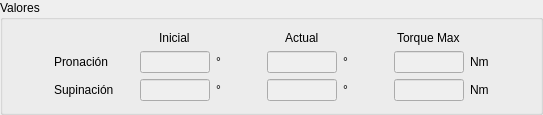
                       <widget class="QGroupBox" name="groupBox_17">
                        <property name="title">
                         <string>Valores</string>
                        </property>
                        <layout class="QGridLayout" name="gridLayout_26">
                         <item row="1" column="7" alignment="Qt::AlignHCenter">
                          <widget class="QLabel" name="label_44">
                           <property name="enabled">
                            <bool>true</bool>
                           </property>
                           <property name="text">
                            <string>Actual</string>
                           </property>
                          </widget>
                         </item>
                         <item row="3" column="10" alignment="Qt::AlignHCenter">
                          <widget class="QLineEdit" name="lineEdit_22">
                           <property name="enabled">
                            <bool>false</bool>
                           </property>
                           <property name="sizePolicy">
                            <sizepolicy hsizetype="Fixed" vsizetype="Fixed">
                             <horstretch>0</horstretch>
                             <verstretch>0</verstretch>
                            </sizepolicy>
                           </property>
                           <property name="maximumSize">
                            <size>
                             <width>70</width>
                             <height>16777215</height>
                            </size>
                           </property>
                           <property name="text">
                            <string/>
                           </property>
                           <property name="alignment">
                            <set>Qt::AlignCenter</set>
                           </property>
                          </widget>
                         </item>
                         <item row="3" column="11">
                          <widget class="QLabel" name="label_45">
                           <property name="text">
                            <string>Nm</string>
                           </property>
                          </widget>
                         </item>
                         <item row="1" column="3" alignment="Qt::AlignHCenter">
                          <widget class="QLabel" name="label_46">
                           <property name="enabled">
                            <bool>true</bool>
                           </property>
                           <property name="text">
                            <string>Inicial</string>
                           </property>
                          </widget>
                         </item>
                         <item row="2" column="7" alignment="Qt::AlignHCenter">
                          <widget class="QLineEdit" name="lineEdit_23">
                           <property name="enabled">
                            <bool>false</bool>
                           </property>
                           <property name="sizePolicy">
                            <sizepolicy hsizetype="Fixed" vsizetype="Fixed">
                             <horstretch>0</horstretch>
                             <verstretch>0</verstretch>
                            </sizepolicy>
                           </property>
                           <property name="maximumSize">
                            <size>
                             <width>70</width>
                             <height>16777215</height>
                            </size>
                           </property>
                           <property name="text">
                            <string/>
                           </property>
                           <property name="alignment">
                            <set>Qt::AlignCenter</set>
                           </property>
                          </widget>
                         </item>
                         <item row="2" column="8">
                          <widget class="QLabel" name="label_47">
                           <property name="text">
                            <string>°</string>
                           </property>
                          </widget>
                         </item>
                         <item row="3" column="4">
                          <widget class="QLabel" name="label_48">
                           <property name="text">
                            <string>°</string>
                           </property>
                          </widget>
                         </item>
                         <item row="2" column="10" alignment="Qt::AlignHCenter">
                          <widget class="QLineEdit" name="lineEdit_24">
                           <property name="enabled">
                            <bool>false</bool>
                           </property>
                           <property name="sizePolicy">
                            <sizepolicy hsizetype="Fixed" vsizetype="Fixed">
                             <horstretch>0</horstretch>
                             <verstretch>0</verstretch>
                            </sizepolicy>
                           </property>
                           <property name="maximumSize">
                            <size>
                             <width>70</width>
                             <height>16777215</height>
                            </size>
                           </property>
                           <property name="text">
                            <string/>
                           </property>
                           <property name="alignment">
                            <set>Qt::AlignCenter</set>
                           </property>
                          </widget>
                         </item>
                         <item row="2" column="2">
                          <spacer name="horizontalSpacer_17">
                           <property name="orientation">
                            <enum>Qt::Horizontal</enum>
                           </property>
                           <property name="sizeType">
                            <enum>QSizePolicy::Fixed</enum>
                           </property>
                           <property name="sizeHint" stdset="0">
                            <size>
                             <width>20</width>
                             <height>20</height>
                            </size>
                           </property>
                          </spacer>
                         </item>
                         <item row="2" column="1">
                          <widget class="QLabel" name="label_49">
                           <property name="text">
                            <string>Pronación</string>
                           </property>
                          </widget>
                         </item>
                         <item row="2" column="4">
                          <widget class="QLabel" name="label_50">
                           <property name="text">
                            <string>°</string>
                           </property>
                          </widget>
                         </item>
                         <item row="3" column="1">
                          <widget class="QLabel" name="label_51">
                           <property name="text">
                            <string>Supinación</string>
                           </property>
                          </widget>
                         </item>
                         <item row="3" column="3" alignment="Qt::AlignHCenter">
                          <widget class="QLineEdit" name="lineEdit_25">
                           <property name="enabled">
                            <bool>false</bool>
                           </property>
                           <property name="sizePolicy">
                            <sizepolicy hsizetype="Fixed" vsizetype="Fixed">
                             <horstretch>0</horstretch>
                             <verstretch>0</verstretch>
                            </sizepolicy>
                           </property>
                           <property name="maximumSize">
                            <size>
                             <width>70</width>
                             <height>16777215</height>
                            </size>
                           </property>
                           <property name="alignment">
                            <set>Qt::AlignCenter</set>
                           </property>
                          </widget>
                         </item>
                         <item row="2" column="5">
                          <spacer name="horizontalSpacer_18">
                           <property name="orientation">
                            <enum>Qt::Horizontal</enum>
                           </property>
                           <property name="sizeHint" stdset="0">
                            <size>
                             <width>40</width>
                             <height>20</height>
                            </size>
                           </property>
                          </spacer>
                         </item>
                         <item row="3" column="7" alignment="Qt::AlignHCenter">
                          <widget class="QLineEdit" name="lineEdit_26">
                           <property name="enabled">
                            <bool>false</bool>
                           </property>
                           <property name="sizePolicy">
                            <sizepolicy hsizetype="Fixed" vsizetype="Fixed">
                             <horstretch>0</horstretch>
                             <verstretch>0</verstretch>
                            </sizepolicy>
                           </property>
                           <property name="maximumSize">
                            <size>
                             <width>70</width>
                             <height>16777215</height>
                            </size>
                           </property>
                           <property name="alignment">
                            <set>Qt::AlignCenter</set>
                           </property>
                          </widget>
                         </item>
                         <item row="3" column="12">
                          <spacer name="horizontalSpacer_19">
                           <property name="orientation">
                            <enum>Qt::Horizontal</enum>
                           </property>
                           <property name="sizeType">
                            <enum>QSizePolicy::Expanding</enum>
                           </property>
                           <property name="sizeHint" stdset="0">
                            <size>
                             <width>40</width>
                             <height>20</height>
                            </size>
                           </property>
                          </spacer>
                         </item>
                         <item row="2" column="3" alignment="Qt::AlignHCenter">
                          <widget class="QLineEdit" name="lineEdit_27">
                           <property name="enabled">
                            <bool>false</bool>
                           </property>
                           <property name="sizePolicy">
                            <sizepolicy hsizetype="Fixed" vsizetype="Fixed">
                             <horstretch>0</horstretch>
                             <verstretch>0</verstretch>
                            </sizepolicy>
                           </property>
                           <property name="maximumSize">
                            <size>
                             <width>70</width>
                             <height>16777215</height>
                            </size>
                           </property>
                           <property name="alignment">
                            <set>Qt::AlignCenter</set>
                           </property>
                          </widget>
                         </item>
                         <item row="3" column="0">
                          <spacer name="horizontalSpacer_20">
                           <property name="orientation">
                            <enum>Qt::Horizontal</enum>
                           </property>
                           <property name="sizeType">
                            <enum>QSizePolicy::Expanding</enum>
                           </property>
                           <property name="sizeHint" stdset="0">
                            <size>
                             <width>40</width>
                             <height>20</height>
                            </size>
                           </property>
                          </spacer>
                         </item>
                         <item row="1" column="10" alignment="Qt::AlignHCenter">
                          <widget class="QLabel" name="label_52">
                           <property name="enabled">
                            <bool>true</bool>
                           </property>
                           <property name="text">
                            <string>Torque Max</string>
                           </property>
                          </widget>
                         </item>
                         <item row="3" column="8">
                          <widget class="QLabel" name="label_53">
                           <property name="text">
                            <string>°</string>
                           </property>
                          </widget>
                         </item>
                         <item row="2" column="11">
                          <widget class="QLabel" name="label_54">
                           <property name="text">
                            <string>Nm</string>
                           </property>
                          </widget>
                         </item>
                         <item row="2" column="9">
                          <spacer name="horizontalSpacer_21">
                           <property name="orientation">
                            <enum>Qt::Horizontal</enum>
                           </property>
                           <property name="sizeHint" stdset="0">
                            <size>
                             <width>40</width>
                             <height>20</height>
                            </size>
                           </property>
                          </spacer>
                         </item>
                        </layout>
                       </widget>
